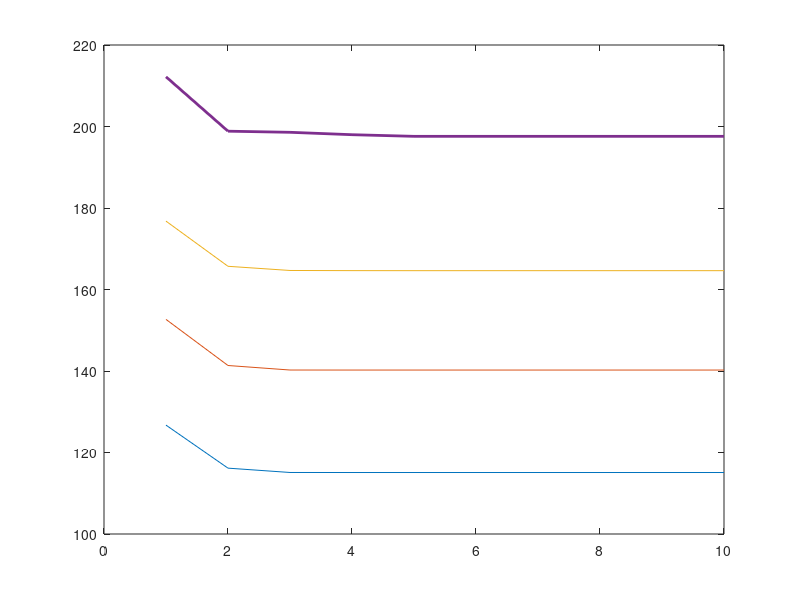

Here is the MATLAB script that generated this plot: (Note: this script raises an error after producing the figure.)
device20 = [126.718026313457,116.160641518704,115.097476672118,115.088929226303,115.088929226303,115.088929226303,115.088929226303,115.088929226303,115.088929226303,115.088929226303];
device25 = [152.662415293084,141.349221304999,140.240947113686,140.233178772464,140.233178772464,140.233178772464,140.233178772464,140.233178772464,140.233178772464,140.233178772464];
device30 = [176.776685418078,165.693840364778,164.668897609337,164.631609227816,164.621609227816,164.621609227816,164.621609227816,164.621609227816,164.621609227816,164.621609227816];
device35 = [212.196297746887,198.848082991974,198.576970618169,197.987925295211,197.587925295211,197.587925295211,197.587925295211,197.587925295211,197.587925295211,197.587925295211];
pmin = 1:10;
%p = plot(pmin,device20,'Marker','.',pmin,device25,'Marker','*',pmin,device30,'Marker','^',pmin,device35,'Marker','o');
p = plot(pmin,device20,pmin,device25,pmin,device30,pmin,device35,'linewidth',2);
p(1).Marker = '*';
p(2).Marker = 'o';
p(3).Marker = '^';
p(4).Marker = '+';
grid on;
set(gca,'fontsize',14);
xlim([1 10]);
xlabel('Iteration times','fontsize',14);
ylabel('System cost','fontsize',14);
legend('Device number = 20','Device number = 25','Device number = 30','Device number = 25','fontsize',14);
